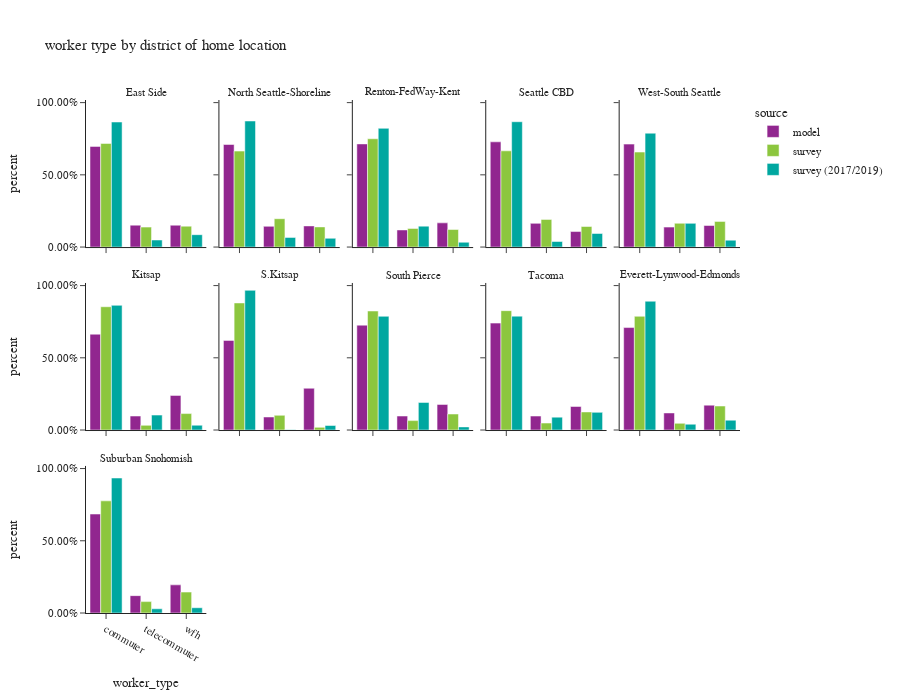

Notebook cell for this chart:
### Code cell
df_worker_count = workers.groupby(['source','CountyName_hh','district_name_hh','worker_type'])['pdexpfac']. \
    sum().reset_index()
df_worker_count['percent'] = df_worker_count.groupby(['source','CountyName_hh','district_name_hh'], group_keys=False)['pdexpfac']. \
    apply(lambda x: x / float(x.sum()))

df_worker_count_ct = workers.groupby(['source','CountyName_hh','district_name_hh','worker_type'])['pdexpfac'].count().reset_index(). \
    rename(columns={'pdexpfac':'sample count'})
df_worker_count = df_worker_count.merge(df_worker_count_ct, on=['source','CountyName_hh','district_name_hh','worker_type']). \
    rename(columns={'pdexpfac':'total count'})

fig = px.bar(df_worker_count.sort_values(by=['source','CountyName_hh','district_name_hh']), x='worker_type', y="percent",
             facet_col="district_name_hh",facet_col_wrap=5,color="source",
             barmode="group",hover_data=['sample count','total count'],
             title="worker type by district of home location")
fig.for_each_annotation(lambda a: a.update(text = a.text.split("=")[-1]))
fig.update_layout(height=700, width=900, font=dict(size=11))
fig.for_each_yaxis(lambda a: a.update(tickformat = ".2%"))
fig.update_xaxes(categoryorder='array', categoryarray= ['commuter','telecommuter','wfh'])
fig.show()

### Figure 1 — Plotly figure (JSON) as saved in the notebook; plotly's stock layout.template omitted (floating-point values rounded to 4 significant figures)
{"data": [{"alignmentgroup": "True", "customdata": [[269316, 269316], [58609, 58609], [58503, 58503]], "hovertemplate": "source=model<br>district_name_hh=East Side<br>worker_type=%{x}<br>percent=%{y}<br>sample count=%{customdata[0]}<br>total count=%{customdata[1]}<extra></extra>", "legendgroup": "model", "marker": {"color": "#91268F", "pattern": {"shape": ""}}, "name": "model", "offsetgroup": "model", "orientation": "v", "showlegend": true, "textposition": "auto", "type": "bar", "x": ["commuter", "telecommuter", "wfh"], "xaxis": "x11", "y": [0.6969, 0.1517, 0.1514], "yaxis": "y11"}, {"alignmentgroup": "True", "customdata": [[158671, 158671], [32075, 32075], [32728, 32728]], "hovertemplate": "source=model<br>district_name_hh=North Seattle-Shoreline<br>worker_type=%{x}<br>percent=%{y}<br>sample count=%{customdata[0]}<br>total count=%{customdata[1]}<extra></extra>", "legendgroup": "model", "marker": {"color": "#91268F", "pattern": {"shape": ""}}, "name": "model", "offsetgroup": "model", "orientation": "v", "showlegend": false, "textposition": "auto", "type": "bar", "x": ["commuter", "telecommuter", "wfh"], "xaxis": "x12", "y": [0.71, 0.1435, 0.1465], "yaxis": "y12"}, {"alignmentgroup": "True", "customdata": [[243646, 243646], [40420, 40420], [57157, 57157]], "hovertemplate": "source=model<br>district_name_hh=Renton-FedWay-Kent<br>worker_type=%{x}<br>percent=%{y}<br>sample count=%{customdata[0]}<br>total count=%{customdata[1]}<extra></extra>", "legendgroup": "model", "marker": {"color": "#91268F", "pattern": {"shape": ""}}, "name": "model", "offsetgroup": "model", "orientation": "v", "showlegend": false, "textposition": "auto", "type": "bar", "x": ["commuter", "telecommuter", "wfh"], "xaxis": "x13", "y": [0.714, 0.1185, 0.1675], "yaxis": "y13"}, {"alignmentgroup": "True", "customdata": [[120317, 120317], [27102, 27102], [17751, 17751]], "hovertemplate": "source=model<br>district_name_hh=Seattle CBD<br>worker_type=%{x}<br>percent=%{y}<br>sample count=%{customdata[0]}<br>total count=%{customdata[1]}<extra></extra>", "legendgroup": "model", "marker": {"color": "#91268F", "pattern": {"shape": ""}}, "name": "model", "offsetgroup": "model", "orientation": "v", "showlegend": false, "textposition": "auto", "type": "bar", "x": ["commuter", "telecommuter", "wfh"], "xaxis": "x14", "y": [0.7284, 0.1641, 0.1075], "yaxis": "y14"}, {"alignmentgroup": "True", "customdata": [[111605, 111605], [21626, 21626], [23378, 23378]], "hovertemplate": "source=model<br>district_name_hh=West-South Seattle<br>worker_type=%{x}<br>percent=%{y}<br>sample count=%{customdata[0]}<br>total count=%{customdata[1]}<extra></extra>", "legendgroup": "model", "marker": {"color": "#91268F", "pattern": {"shape": ""}}, "name": "model", "offsetgroup": "model", "orientation": "v", "showlegend": false, "textposition": "auto", "type": "bar", "x": ["commuter", "telecommuter", "wfh"], "xaxis": "x15", "y": [0.7126, 0.1381, 0.1493], "yaxis": "y15"}, {"alignmentgroup": "True", "customdata": [[81333, 81333], [11877, 11877], [29385, 29385]], "hovertemplate": "source=model<br>district_name_hh=Kitsap<br>worker_type=%{x}<br>percent=%{y}<br>sample count=%{customdata[0]}<br>total count=%{customdata[1]}<extra></extra>", "legendgroup": "model", "marker": {"color": "#91268F", "pattern": {"shape": ""}}, "name": "model", "offsetgroup": "model", "orientation": "v", "showlegend": false, "textposition": "auto", "type": "bar", "x": ["commuter", "telecommuter", "wfh"], "xaxis": "x6", "y": [0.6634, 0.09688, 0.2397], "yaxis": "y6"}, {"alignmentgroup": "True", "customdata": [[20401, 20401], [2967, 2967], [9507, 9507]], "hovertemplate": "source=model<br>district_name_hh=S.Kitsap<br>worker_type=%{x}<br>percent=%{y}<br>sample count=%{customdata[0]}<br>total count=%{customdata[1]}<extra></extra>", "legendgroup": "model", "marker": {"color": "#91268F", "pattern": {"shape": ""}}, "name": "model", "offsetgroup": "model", "orientation": "v", "showlegend": false, "textposition": "auto", "type": "bar", "x": ["commuter", "telecommuter", "wfh"], "xaxis": "x7", "y": [0.6206, 0.09025, 0.2892], "yaxis": "y7"}, {"alignmentgroup": "True", "customdata": [[204639, 204639], [27305, 27305], [49931, 49931]], "hovertemplate": "source=model<br>district_name_hh=South Pierce<br>worker_type=%{x}<br>percent=%{y}<br>sample count=%{customdata[0]}<br>total count=%{customdata[1]}<extra></extra>", "legendgroup": "model", "marker": {"color": "#91268F", "pattern": {"shape": ""}}, "name": "model", "offsetgroup": "model", "orientation": "v", "showlegend": false, "textposition": "auto", "type": "bar", "x": ["commuter", "telecommuter", "wfh"], "xaxis": "x8", "y": [0.726, 0.09687, 0.1771], "yaxis": "y8"}, {"alignmentgroup": "True", "customdata": [[97760, 97760], [12772, 12772], [21539, 21539]], "hovertemplate": "source=model<br>district_name_hh=Tacoma<br>worker_type=%{x}<br>percent=%{y}<br>sample count=%{customdata[0]}<br>total count=%{customdata[1]}<extra></extra>", "legendgroup": "model", "marker": {"color": "#91268F", "pattern": {"shape": ""}}, "name": "model", "offsetgroup": "model", "orientation": "v", "showlegend": false, "textposition": "auto", "type": "bar", "x": ["commuter", "telecommuter", "wfh"], "xaxis": "x9", "y": [0.7402, 0.09671, 0.1631], "yaxis": "y9"}, {"alignmentgroup": "True", "customdata": [[117683, 117683], [19623, 19623], [28571, 28571]], "hovertemplate": "source=model<br>district_name_hh=Everett-Lynwood-Edmonds<br>worker_type=%{x}<br>percent=%{y}<br>sample count=%{customdata[0]}<br>total count=%{customdata[1]}<extra></extra>", "legendgroup": "model", "marker": {"color": "#91268F", "pattern": {"shape": ""}}, "name": "model", "offsetgroup": "model", "orientation": "v", "showlegend": false, "textposition": "auto", "type": "bar", "x": ["commuter", "telecommuter", "wfh"], "xaxis": "x10", "y": [0.7095, 0.1183, 0.1722], "yaxis": "y10"}, {"alignmentgroup": "True", "customdata": [[186987, 186987], [32802, 32802], [53146, 53146]], "hovertemplate": "source=model<br>district_name_hh=Suburban Snohomish<br>worker_type=%{x}<br>percent=%{y}<br>sample count=%{customdata[0]}<br>total count=%{customdata[1]}<extra></extra>", "legendgroup": "model", "marker": {"color": "#91268F", "pattern": {"shape": ""}}, "name": "model", "offsetgroup": "model", "orientation": "v", "showlegend": false, "textposition": "auto", "type": "bar", "x": ["commuter", "telecommuter", "wfh"], "xaxis": "x", "y": [0.6851, 0.1202, 0.1947], "yaxis": "y"}, {"alignmentgroup": "True", "customdata": [[409, 252200.0], [171, 48550.0], [176, 50860.0]], "hovertemplate": "source=survey<br>district_name_hh=East Side<br>worker_type=%{x}<br>percent=%{y}<br>sample count=%{customdata[0]}<br>total count=%{customdata[1]}<extra></extra>", "legendgroup": "survey", "marker": {"color": "#8CC63E", "pattern": {"shape": ""}}, "name": "survey", "offsetgroup": "survey", "orientation": "v", "showlegend": true, "textposition": "auto", "type": "bar", "x": ["commuter", "telecommuter", "wfh"], "xaxis": "x11", "y": [0.7173, 0.1381, 0.1446], "yaxis": "y11"}, {"alignmentgroup": "True", "customdata": [[336, 118500.0], [142, 34990.0], [147, 24900.0]], "hovertemplate": "source=survey<br>district_name_hh=North Seattle-Shoreline<br>worker_type=%{x}<br>percent=%{y}<br>sample count=%{customdata[0]}<br>total count=%{customdata[1]}<extra></extra>", "legendgroup": "survey", "marker": {"color": "#8CC63E", "pattern": {"shape": ""}}, "name": "survey", "offsetgroup": "survey", "orientation": "v", "showlegend": false, "textposition": "auto", "type": "bar", "x": ["commuter", "telecommuter", "wfh"], "xaxis": "x12", "y": [0.6643, 0.1961, 0.1396], "yaxis": "y12"}, {"alignmentgroup": "True", "customdata": [[114, 227700.0], [25, 39200.0], [39, 36860.0]], "hovertemplate": "source=survey<br>district_name_hh=Renton-FedWay-Kent<br>worker_type=%{x}<br>percent=%{y}<br>sample count=%{customdata[0]}<br>total count=%{customdata[1]}<extra></extra>", "legendgroup": "survey", "marker": {"color": "#8CC63E", "pattern": {"shape": ""}}, "name": "survey", "offsetgroup": "survey", "orientation": "v", "showlegend": false, "textposition": "auto", "type": "bar", "x": ["commuter", "telecommuter", "wfh"], "xaxis": "x13", "y": [0.7496, 0.1291, 0.1214], "yaxis": "y13"}, {"alignmentgroup": "True", "customdata": [[352, 77780.0], [156, 22370.0], [127, 16610.0]], "hovertemplate": "source=survey<br>district_name_hh=Seattle CBD<br>worker_type=%{x}<br>percent=%{y}<br>sample count=%{customdata[0]}<br>total count=%{customdata[1]}<extra></extra>", "legendgroup": "survey", "marker": {"color": "#8CC63E", "pattern": {"shape": ""}}, "name": "survey", "offsetgroup": "survey", "orientation": "v", "showlegend": false, "textposition": "auto", "type": "bar", "x": ["commuter", "telecommuter", "wfh"], "xaxis": "x14", "y": [0.6661, 0.1916, 0.1423], "yaxis": "y14"}, {"alignmentgroup": "True", "customdata": [[174, 78340.0], [94, 19610.0], [78, 21170.0]], "hovertemplate": "source=survey<br>district_name_hh=West-South Seattle<br>worker_type=%{x}<br>percent=%{y}<br>sample count=%{customdata[0]}<br>total count=%{customdata[1]}<extra></extra>", "legendgroup": "survey", "marker": {"color": "#8CC63E", "pattern": {"shape": ""}}, "name": "survey", "offsetgroup": "survey", "orientation": "v", "showlegend": false, "textposition": "auto", "type": "bar", "x": ["commuter", "telecommuter", "wfh"], "xaxis": "x15", "y": [0.6576, 0.1647, 0.1777], "yaxis": "y15"}, {"alignmentgroup": "True", "customdata": [[112, 94050.0], [19, 3583.0], [43, 12550.0]], "hovertemplate": "source=survey<br>district_name_hh=Kitsap<br>worker_type=%{x}<br>percent=%{y}<br>sample count=%{customdata[0]}<br>total count=%{customdata[1]}<extra></extra>", "legendgroup": "survey", "marker": {"color": "#8CC63E", "pattern": {"shape": ""}}, "name": "survey", "offsetgroup": "survey", "orientation": "v", "showlegend": false, "textposition": "auto", "type": "bar", "x": ["commuter", "telecommuter", "wfh"], "xaxis": "x6", "y": [0.8536, 0.03252, 0.1139], "yaxis": "y6"}, {"alignmentgroup": "True", "customdata": [[11, 19540.0], [7, 2261.0], [3, 408.8]], "hovertemplate": "source=survey<br>district_name_hh=S.Kitsap<br>worker_type=%{x}<br>percent=%{y}<br>sample count=%{customdata[0]}<br>total count=%{customdata[1]}<extra></extra>", "legendgroup": "survey", "marker": {"color": "#8CC63E", "pattern": {"shape": ""}}, "name": "survey", "offsetgroup": "survey", "orientation": "v", "showlegend": false, "textposition": "auto", "type": "bar", "x": ["commuter", "telecommuter", "wfh"], "xaxis": "x7", "y": [0.8798, 0.1018, 0.01841], "yaxis": "y7"}, {"alignmentgroup": "True", "customdata": [[100, 165400.0], [16, 13080.0], [24, 22240.0]], "hovertemplate": "source=survey<br>district_name_hh=South Pierce<br>worker_type=%{x}<br>percent=%{y}<br>sample count=%{customdata[0]}<br>total count=%{customdata[1]}<extra></extra>", "legendgroup": "survey", "marker": {"color": "#8CC63E", "pattern": {"shape": ""}}, "name": "survey", "offsetgroup": "survey", "orientation": "v", "showlegend": false, "textposition": "auto", "type": "bar", "x": ["commuter", "telecommuter", "wfh"], "xaxis": "x8", "y": [0.824, 0.06518, 0.1108], "yaxis": "y8"}, {"alignmentgroup": "True", "customdata": [[103, 108700.0], [21, 6357.0], [28, 16470.0]], "hovertemplate": "source=survey<br>district_name_hh=Tacoma<br>worker_type=%{x}<br>percent=%{y}<br>sample count=%{customdata[0]}<br>total count=%{customdata[1]}<extra></extra>", "legendgroup": "survey", "marker": {"color": "#8CC63E", "pattern": {"shape": ""}}, "name": "survey", "offsetgroup": "survey", "orientation": "v", "showlegend": false, "textposition": "auto", "type": "bar", "x": ["commuter", "telecommuter", "wfh"], "xaxis": "x9", "y": [0.8264, 0.04835, 0.1253], "yaxis": "y9"}, {"alignmentgroup": "True", "customdata": [[94, 96630.0], [24, 5695.0], [35, 20400.0]], "hovertemplate": "source=survey<br>district_name_hh=Everett-Lynwood-Edmonds<br>worker_type=%{x}<br>percent=%{y}<br>sample count=%{customdata[0]}<br>total count=%{customdata[1]}<extra></extra>", "legendgroup": "survey", "marker": {"color": "#8CC63E", "pattern": {"shape": ""}}, "name": "survey", "offsetgroup": "survey", "orientation": "v", "showlegend": false, "textposition": "auto", "type": "bar", "x": ["commuter", "telecommuter", "wfh"], "xaxis": "x10", "y": [0.7874, 0.04641, 0.1662], "yaxis": "y10"}, {"alignmentgroup": "True", "customdata": [[141, 157200.0], [40, 15980.0], [50, 29330.0]], "hovertemplate": "source=survey<br>district_name_hh=Suburban Snohomish<br>worker_type=%{x}<br>percent=%{y}<br>sample count=%{customdata[0]}<br>total count=%{customdata[1]}<extra></extra>", "legendgroup": "survey", "marker": {"color": "#8CC63E", "pattern": {"shape": ""}}, "name": "survey", "offsetgroup": "survey", "orientation": "v", "showlegend": false, "textposition": "auto", "type": "bar", "x": ["commuter", "telecommuter", "wfh"], "xaxis": "x", "y": [0.7763, 0.07888, 0.1448], "yaxis": "y"}, {"alignmentgroup": "True", "customdata": [[805, 223700.0], [79, 12600.0], [76, 22140.0]], "hovertemplate": "source=survey (2017/2019)<br>district_name_hh=East Side<br>worker_type=%{x}<br>percent=%{y}<br>sample count=%{customdata[0]}<br>total count=%{customdata[1]}<extra></extra>", "legendgroup": "survey (2017/2019)", "marker": {"color": "#00A7A0", "pattern": {"shape": ""}}, "name": "survey (2017/2019)", "offsetgroup": "survey (2017/2019)", "orientation": "v", "showlegend": true, "textposition": "auto", "type": "bar", "x": ["commuter", "telecommuter", "wfh"], "xaxis": "x11", "y": [0.8656, 0.04877, 0.08567], "yaxis": "y11"}, {"alignmentgroup": "True", "customdata": [[1570, 164900.0], [89, 12620.0], [130, 11460.0]], "hovertemplate": "source=survey (2017/2019)<br>district_name_hh=North Seattle-Shoreline<br>worker_type=%{x}<br>percent=%{y}<br>sample count=%{customdata[0]}<br>total count=%{customdata[1]}<extra></extra>", "legendgroup": "survey (2017/2019)", "marker": {"color": "#00A7A0", "pattern": {"shape": ""}}, "name": "survey (2017/2019)", "offsetgroup": "survey (2017/2019)", "orientation": "v", "showlegend": false, "textposition": "auto", "type": "bar", "x": ["commuter", "telecommuter", "wfh"], "xaxis": "x12", "y": [0.8726, 0.06674, 0.06064], "yaxis": "y12"}, {"alignmentgroup": "True", "customdata": [[201, 221700.0], [24, 39070.0], [16, 8970.0]], "hovertemplate": "source=survey (2017/2019)<br>district_name_hh=Renton-FedWay-Kent<br>worker_type=%{x}<br>percent=%{y}<br>sample count=%{customdata[0]}<br>total count=%{customdata[1]}<extra></extra>", "legendgroup": "survey (2017/2019)", "marker": {"color": "#00A7A0", "pattern": {"shape": ""}}, "name": "survey (2017/2019)", "offsetgroup": "survey (2017/2019)", "orientation": "v", "showlegend": false, "textposition": "auto", "type": "bar", "x": ["commuter", "telecommuter", "wfh"], "xaxis": "x13", "y": [0.8219, 0.1448, 0.03325], "yaxis": "y13"}, {"alignmentgroup": "True", "customdata": [[1549, 82930.0], [124, 3673.0], [154, 8982.0]], "hovertemplate": "source=survey (2017/2019)<br>district_name_hh=Seattle CBD<br>worker_type=%{x}<br>percent=%{y}<br>sample count=%{customdata[0]}<br>total count=%{customdata[1]}<extra></extra>", "legendgroup": "survey (2017/2019)", "marker": {"color": "#00A7A0", "pattern": {"shape": ""}}, "name": "survey (2017/2019)", "offsetgroup": "survey (2017/2019)", "orientation": "v", "showlegend": false, "textposition": "auto", "type": "bar", "x": ["commuter", "telecommuter", "wfh"], "xaxis": "x14", "y": [0.8676, 0.03843, 0.09396], "yaxis": "y14"}, {"alignmentgroup": "True", "customdata": [[830, 81990.0], [69, 17070.0], [95, 4956.0]], "hovertemplate": "source=survey (2017/2019)<br>district_name_hh=West-South Seattle<br>worker_type=%{x}<br>percent=%{y}<br>sample count=%{customdata[0]}<br>total count=%{customdata[1]}<extra></extra>", "legendgroup": "survey (2017/2019)", "marker": {"color": "#00A7A0", "pattern": {"shape": ""}}, "name": "survey (2017/2019)", "offsetgroup": "survey (2017/2019)", "orientation": "v", "showlegend": false, "textposition": "auto", "type": "bar", "x": ["commuter", "telecommuter", "wfh"], "xaxis": "x15", "y": [0.7882, 0.1641, 0.04765], "yaxis": "y15"}, {"alignmentgroup": "True", "customdata": [[157, 86080.0], [17, 10320.0], [25, 3319.0]], "hovertemplate": "source=survey (2017/2019)<br>district_name_hh=Kitsap<br>worker_type=%{x}<br>percent=%{y}<br>sample count=%{customdata[0]}<br>total count=%{customdata[1]}<extra></extra>", "legendgroup": "survey (2017/2019)", "marker": {"color": "#00A7A0", "pattern": {"shape": ""}}, "name": "survey (2017/2019)", "offsetgroup": "survey (2017/2019)", "orientation": "v", "showlegend": false, "textposition": "auto", "type": "bar", "x": ["commuter", "telecommuter", "wfh"], "xaxis": "x6", "y": [0.8632, 0.1035, 0.03328], "yaxis": "y6"}, {"alignmentgroup": "True", "customdata": [[49, 43460.0], [1, 62.98], [8, 1412.0]], "hovertemplate": "source=survey (2017/2019)<br>district_name_hh=S.Kitsap<br>worker_type=%{x}<br>percent=%{y}<br>sample count=%{customdata[0]}<br>total count=%{customdata[1]}<extra></extra>", "legendgroup": "survey (2017/2019)", "marker": {"color": "#00A7A0", "pattern": {"shape": ""}}, "name": "survey (2017/2019)", "offsetgroup": "survey (2017/2019)", "orientation": "v", "showlegend": false, "textposition": "auto", "type": "bar", "x": ["commuter", "telecommuter", "wfh"], "xaxis": "x7", "y": [0.9672, 0.001402, 0.03141], "yaxis": "y7"}, {"alignmentgroup": "True", "customdata": [[240, 125700.0], [30, 30490.0], [18, 3462.0]], "hovertemplate": "source=survey (2017/2019)<br>district_name_hh=South Pierce<br>worker_type=%{x}<br>percent=%{y}<br>sample count=%{customdata[0]}<br>total count=%{customdata[1]}<extra></extra>", "legendgroup": "survey (2017/2019)", "marker": {"color": "#00A7A0", "pattern": {"shape": ""}}, "name": "survey (2017/2019)", "offsetgroup": "survey (2017/2019)", "orientation": "v", "showlegend": false, "textposition": "auto", "type": "bar", "x": ["commuter", "telecommuter", "wfh"], "xaxis": "x8", "y": [0.7874, 0.191, 0.02168], "yaxis": "y8"}, {"alignmentgroup": "True", "customdata": [[182, 77220.0], [18, 8749.0], [17, 11980.0]], "hovertemplate": "source=survey (2017/2019)<br>district_name_hh=Tacoma<br>worker_type=%{x}<br>percent=%{y}<br>sample count=%{customdata[0]}<br>total count=%{customdata[1]}<extra></extra>", "legendgroup": "survey (2017/2019)", "marker": {"color": "#00A7A0", "pattern": {"shape": ""}}, "name": "survey (2017/2019)", "offsetgroup": "survey (2017/2019)", "orientation": "v", "showlegend": false, "textposition": "auto", "type": "bar", "x": ["commuter", "telecommuter", "wfh"], "xaxis": "x9", "y": [0.7884, 0.08932, 0.1223], "yaxis": "y9"}, {"alignmentgroup": "True", "customdata": [[189, 117800.0], [19, 5306.0], [14, 9005.0]], "hovertemplate": "source=survey (2017/2019)<br>district_name_hh=Everett-Lynwood-Edmonds<br>worker_type=%{x}<br>percent=%{y}<br>sample count=%{customdata[0]}<br>total count=%{customdata[1]}<extra></extra>", "legendgroup": "survey (2017/2019)", "marker": {"color": "#00A7A0", "pattern": {"shape": ""}}, "name": "survey (2017/2019)", "offsetgroup": "survey (2017/2019)", "orientation": "v", "showlegend": false, "textposition": "auto", "type": "bar", "x": ["commuter", "telecommuter", "wfh"], "xaxis": "x10", "y": [0.8917, 0.04015, 0.06814], "yaxis": "y10"}, {"alignmentgroup": "True", "customdata": [[203, 165700.0], [13, 5172.0], [15, 6450.0]], "hovertemplate": "source=survey (2017/2019)<br>district_name_hh=Suburban Snohomish<br>worker_type=%{x}<br>percent=%{y}<br>sample count=%{customdata[0]}<br>total count=%{customdata[1]}<extra></extra>", "legendgroup": "survey (2017/2019)", "marker": {"color": "#00A7A0", "pattern": {"shape": ""}}, "name": "survey (2017/2019)", "offsetgroup": "survey (2017/2019)", "orientation": "v", "showlegend": false, "textposition": "auto", "type": "bar", "x": ["commuter", "telecommuter", "wfh"], "xaxis": "x", "y": [0.9344, 0.02917, 0.03638], "yaxis": "y"}], "layout": {"annotations": [{"font": {}, "showarrow": false, "text": "Suburban Snohomish", "x": 0.092, "xanchor": "center", "xref": "paper", "y": 0.2867, "yanchor": "bottom", "yref": "paper"}, {"font": {}, "showarrow": false, "text": "Kitsap", "x": 0.092, "xanchor": "center", "xref": "paper", "y": 0.6433, "yanchor": "bottom", "yref": "paper"}, {"font": {}, "showarrow": false, "text": "S.Kitsap", "x": 0.296, "xanchor": "center", "xref": "paper", "y": 0.6433, "yanchor": "bottom", "yref": "paper"}, {"font": {}, "showarrow": false, "text": "South Pierce", "x": 0.5, "xanchor": "center", "xref": "paper", "y": 0.6433, "yanchor": "bottom", "yref": "paper"}, {"font": {}, "showarrow": false, "text": "Tacoma", "x": 0.704, "xanchor": "center", "xref": "paper", "y": 0.6433, "yanchor": "bottom", "yref": "paper"}, {"font": {}, "showarrow": false, "text": "Everett-Lynwood-Edmonds", "x": 0.908, "xanchor": "center", "xref": "paper", "y": 0.6433, "yanchor": "bottom", "yref": "paper"}, {"font": {}, "showarrow": false, "text": "East Side", "x": 0.092, "xanchor": "center", "xref": "paper", "y": 1.0, "yanchor": "bottom", "yref": "paper"}, {"font": {}, "showarrow": false, "text": "North Seattle-Shoreline", "x": 0.296, "xanchor": "center", "xref": "paper", "y": 1.0, "yanchor": "bottom", "yref": "paper"}, {"font": {}, "showarrow": false, "text": "Renton-FedWay-Kent", "x": 0.5, "xanchor": "center", "xref": "paper", "y": 1.0, "yanchor": "bottom", "yref": "paper"}, {"font": {}, "showarrow": false, "text": "Seattle CBD", "x": 0.704, "xanchor": "center", "xref": "paper", "y": 1.0, "yanchor": "bottom", "yref": "paper"}, {"font": {}, "showarrow": false, "text": "West-South Seattle", "x": 0.908, "xanchor": "center", "xref": "paper", "y": 1.0, "yanchor": "bottom", "yref": "paper"}], "barmode": "group", "font": {"size": 11}, "height": 700, "legend": {"title": {"text": "source"}, "tracegroupgap": 0}, "title": {"text": "worker type by district of home location"}, "width": 900, "xaxis": {"anchor": "y", "categoryarray": ["commuter", "telecommuter", "wfh"], "categoryorder": "array", "domain": [0, 0.184], "title": {"text": "worker_type"}}, "xaxis10": {"anchor": "y10", "categoryarray": ["commuter", "telecommuter", "wfh"], "categoryorder": "array", "domain": [0.816, 1], "matches": "x", "showticklabels": false}, "xaxis11": {"anchor": "y11", "categoryarray": ["commuter", "telecommuter", "wfh"], "categoryorder": "array", "domain": [0, 0.184], "matches": "x", "showticklabels": false}, "xaxis12": {"anchor": "y12", "categoryarray": ["commuter", "telecommuter", "wfh"], "categoryorder": "array", "domain": [0.204, 0.388], "matches": "x", "showticklabels": false}, "xaxis13": {"anchor": "y13", "categoryarray": ["commuter", "telecommuter", "wfh"], "categoryorder": "array", "domain": [0.408, 0.592], "matches": "x", "showticklabels": false}, "xaxis14": {"anchor": "y14", "categoryarray": ["commuter", "telecommuter", "wfh"], "categoryorder": "array", "domain": [0.612, 0.796], "matches": "x", "showticklabels": false}, "xaxis15": {"anchor": "y15", "categoryarray": ["commuter", "telecommuter", "wfh"], "categoryorder": "array", "domain": [0.816, 1], "matches": "x", "showticklabels": false}, "xaxis2": {"anchor": "y2", "categoryarray": ["commuter", "telecommuter", "wfh"], "categoryorder": "array", "domain": [0.204, 0.388], "matches": "x", "title": {"text": "worker_type"}}, "xaxis3": {"anchor": "y3", "categoryarray": ["commuter", "telecommuter", "wfh"], "categoryorder": "array", "domain": [0.408, 0.592], "matches": "x", "title": {"text": "worker_type"}}, "xaxis4": {"anchor": "y4", "categoryarray": ["commuter", "telecommuter", "wfh"], "categoryorder": "array", "domain": [0.612, 0.796], "matches": "x", "title": {"text": "worker_type"}}, "xaxis5": {"anchor": "y5", "categoryarray": ["commuter", "telecommuter", "wfh"], "categoryorder": "array", "domain": [0.816, 1], "matches": "x", "title": {"text": "worker_type"}}, "xaxis6": {"anchor": "y6", "categoryarray": ["commuter", "telecommuter", "wfh"], "categoryorder": "array", "domain": [0, 0.184], "matches": "x", "showticklabels": false}, "xaxis7": {"anchor": "y7", "categoryarray": ["commuter", "telecommuter", "wfh"], "categoryorder": "array", "domain": [0.204, 0.388], "matches": "x", "showticklabels": false}, "xaxis8": {"anchor": "y8", "categoryarray": ["commuter", "telecommuter", "wfh"], "categoryorder": "array", "domain": [0.408, 0.592], "matches": "x", "showticklabels": false}, "xaxis9": {"anchor": "y9", "categoryarray": ["commuter", "telecommuter", "wfh"], "categoryorder": "array", "domain": [0.612, 0.796], "matches": "x", "showticklabels": false}, "yaxis": {"anchor": "x", "domain": [0, 0.2867], "tickformat": ".2%", "title": {"text": "percent"}}, "yaxis10": {"anchor": "x10", "domain": [0.3567, 0.6433], "matches": "y", "showticklabels": false, "tickformat": ".2%"}, "yaxis11": {"anchor": "x11", "domain": [0.7133, 1.0], "matches": "y", "tickformat": ".2%", "title": {"text": "percent"}}, "yaxis12": {"anchor": "x12", "domain": [0.7133, 1.0], "matches": "y", "showticklabels": false, "tickformat": ".2%"}, "yaxis13": {"anchor": "x13", "domain": [0.7133, 1.0], "matches": "y", "showticklabels": false, "tickformat": ".2%"}, "yaxis14": {"anchor": "x14", "domain": [0.7133, 1.0], "matches": "y", "showticklabels": false, "tickformat": ".2%"}, "yaxis15": {"anchor": "x15", "domain": [0.7133, 1.0], "matches": "y", "showticklabels": false, "tickformat": ".2%"}, "yaxis2": {"anchor": "x2", "domain": [0, 0.2867], "matches": "y", "showticklabels": false, "tickformat": ".2%"}, "yaxis3": {"anchor": "x3", "domain": [0, 0.2867], "matches": "y", "showticklabels": false, "tickformat": ".2%"}, "yaxis4": {"anchor": "x4", "domain": [0, 0.2867], "matches": "y", "showticklabels": false, "tickformat": ".2%"}, "yaxis5": {"anchor": "x5", "domain": [0, 0.2867], "matches": "y", "showticklabels": false, "tickformat": ".2%"}, "yaxis6": {"anchor": "x6", "domain": [0.3567, 0.6433], "matches": "y", "tickformat": ".2%", "title": {"text": "percent"}}, "yaxis7": {"anchor": "x7", "domain": [0.3567, 0.6433], "matches": "y", "showticklabels": false, "tickformat": ".2%"}, "yaxis8": {"anchor": "x8", "domain": [0.3567, 0.6433], "matches": "y", "showticklabels": false, "tickformat": ".2%"}, "yaxis9": {"anchor": "x9", "domain": [0.3567, 0.6433], "matches": "y", "showticklabels": false, "tickformat": ".2%"}}}
